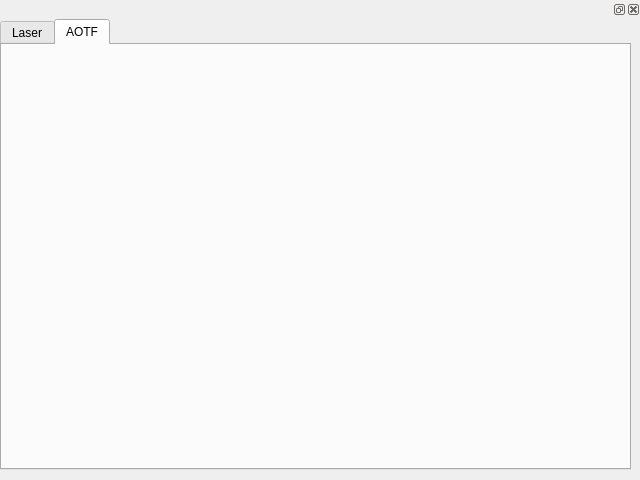
<?xml version="1.0" encoding="UTF-8"?>
<ui version="4.0">
 <class>Form</class>
 <widget class="QWidget" name="Form">
  <property name="geometry">
   <rect>
    <x>0</x>
    <y>0</y>
    <width>640</width>
    <height>480</height>
   </rect>
  </property>
  <property name="windowTitle">
   <string>Form</string>
  </property>
  <widget class="QDockWidget" name="dockWidget">
   <property name="geometry">
    <rect>
     <x>0</x>
     <y>0</y>
     <width>641</width>
     <height>471</height>
    </rect>
   </property>
   <widget class="QWidget" name="dockWidgetContents">
    <widget class="QTabWidget" name="tabWidget">
     <property name="geometry">
      <rect>
       <x>0</x>
       <y>0</y>
       <width>631</width>
       <height>451</height>
      </rect>
     </property>
     <property name="currentIndex">
      <number>1</number>
     </property>
     <widget class="QWidget" name="laser_tab">
      <attribute name="title">
       <string>Laser</string>
      </attribute>
     </widget>
     <widget class="QWidget" name="aotf_tab">
      <attribute name="title">
       <string>AOTF</string>
      </attribute>
     </widget>
    </widget>
   </widget>
  </widget>
 </widget>
 <resources/>
 <connections/>
</ui>
